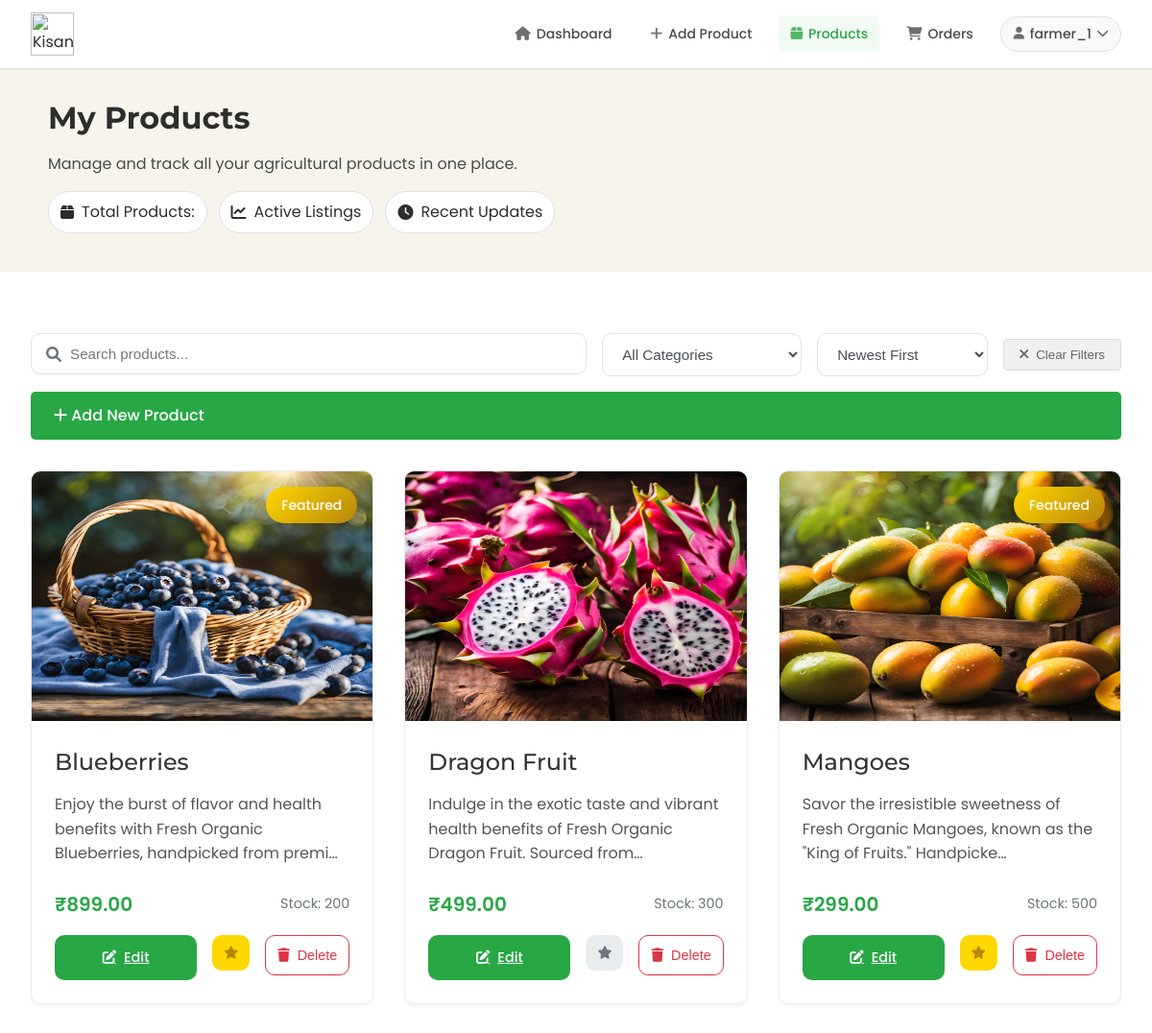
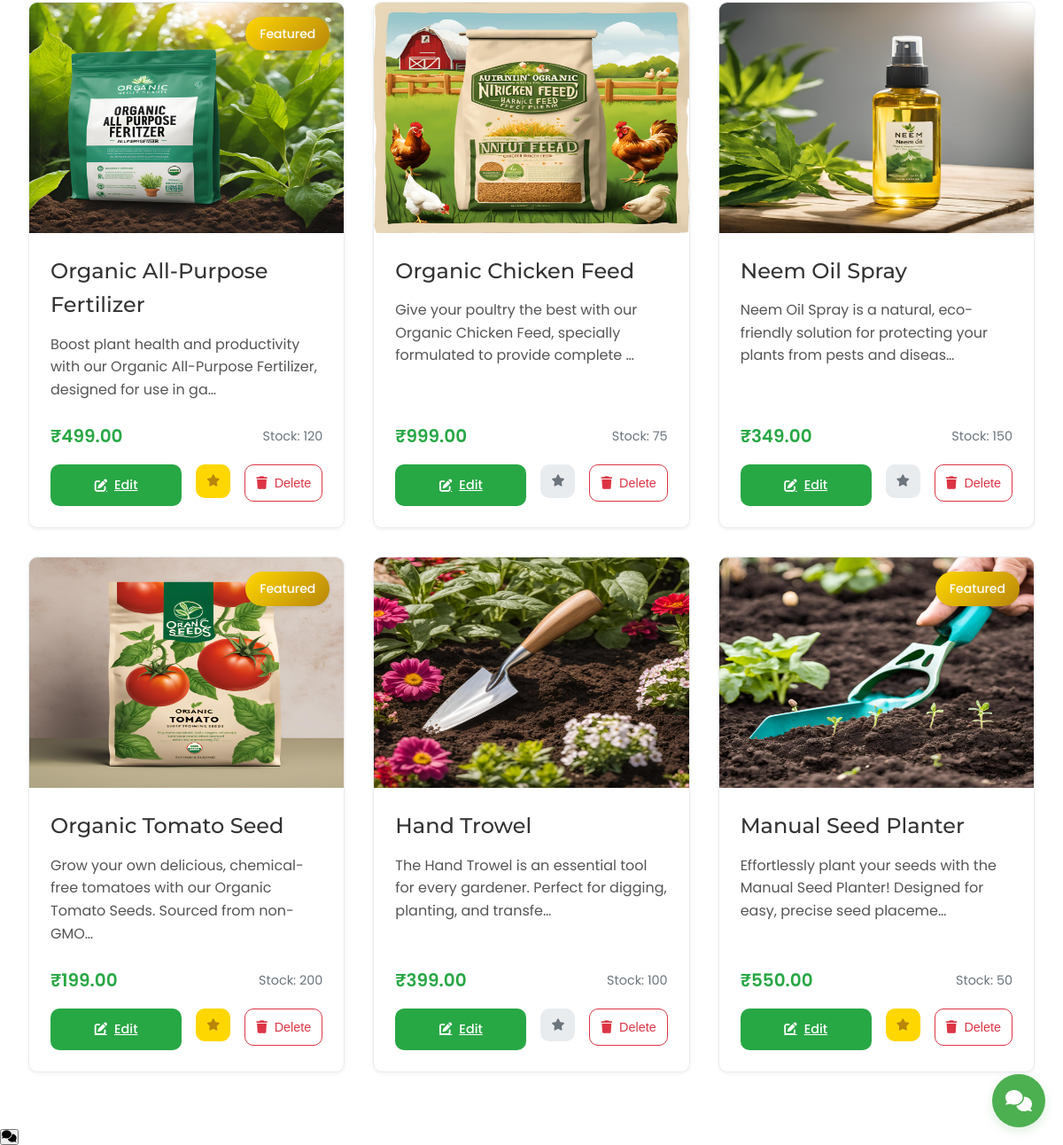
Page /products/my_products/ (signed in) on the committed database (2 pictures, top to bottom).
### product_app/models.py (models this page shows, shortened)
class Product(models.Model):
    CATEGORY_CHOICES = [
        ('vegetables', 'Vegetables'),
        ('fruits', 'Fruits'),
        ('grains', 'Grains'),
        ('dairy', 'Dairy'),
        ('tools', 'Tools & Equipment'),
        ('seeds', 'Seeds & Saplings'),
        ('pesticides', 'Pesticides & Fertilizers'),
        ('organic', 'Organic Products'),
        ('livestock', 'Livestock & Feed'),
        ('other', 'Other')
    ]
    name = models.CharField(max_length=200)
    category = models.CharField(max_length=100, choices=CATEGORY_CHOICES, default='other')
    price = models.DecimalField(max_digits=10, decimal_places=2)
    quantity = models.IntegerField()
    description = models.TextField()
    image = models.ImageField(
        upload_to='products/',
        null=True,
        blank=True
    )
    farmer = models.ForeignKey(User, on_delete=models.CASCADE)
    created_at = models.DateTimeField(auto_now_add=True)
    updated_at = models.DateTimeField(auto_now=True)
    is_featured = models.BooleanField(default=False)
    is_deleted = models.BooleanField(default=False)
    def get_image_url(self):
        if self.image and hasattr(self.image, 'url'):
            return self.image.url
        return static('images/default_product.jpg')

### product_app/views.py (the view)
# urls.py: path('my_products/', my_products, name='my_products'),
@login_required
def my_products(request):
    category = request.GET.get('category', '')
    search_query = request.GET.get('search', '').strip()
    sort_by = request.GET.get('sort', 'newest')
    products = Product.objects.filter(farmer=request.user, is_deleted=False)
    if category:
        products = products.filter(category=category)
    if search_query:
        products = products.filter(
            Q(name__icontains=search_query) |
            Q(description__icontains=search_query)
        )
    if sort_by == 'newest':
        products = products.order_by('-created_at')
    elif sort_by == 'oldest':
        products = products.order_by('created_at')
    elif sort_by == 'price-high':
        products = products.order_by('-price')
    elif sort_by == 'price-low':
        products = products.order_by('price')
    paginator = Paginator(products, 12)
    page = request.GET.get('page', 1)
    products = paginator.get_page(page)
    context = {
        'products': products,
        'current_category': category,
        'current_sort': sort_by,
        'search_query': search_query,
        'PRODUCT_CATEGORIES': Product.CATEGORY_CHOICES,
    }
    return render(request, 'my_products.html', context)

### customer_app/context_processors.py (called while the page is built, shortened)
def wishlist_and_cart_counts(request):
    if request.user.is_authenticated:
        cart_items = CartItem.objects.filter(user=request.user).select_related('product')
        wishlist_items = Wishlist.objects.filter(user=request.user)
        return {
            'cart_items_count': cart_items.count(),
            'cart_total': sum(item.total_price for item in cart_items),
            'wishlist_count': wishlist_items.count(),
            'wishlist_product_ids': set(item.product_id for item in wishlist_items)
        }

def wishlist_status(request):
    if request.user.is_authenticated:
        wishlist_items = Wishlist.objects.filter(user=request.user).select_related('product')
        return {
            'wishlist_product_ids': set(item.product.id for item in wishlist_items),
            'wishlist_products': [item.product for item in wishlist_items]
        }
    return {
        'wishlist_product_ids': set(),
        'wishlist_products': []
    }

def product_categories(request):
    CATEGORY_ICONS = {
        'vegetables': 'fa-carrot',
        'fruits': 'fa-apple-alt',
        'grains': 'fa-wheat',
        'dairy': 'fa-cheese',
        'tools': 'fa-tools',
        'seeds': 'fa-seedling',
        'pesticides': 'fa-spray-can',
        'organic': 'fa-leaf',
        'livestock': 'fa-cow',
        'other': 'fa-box'
    }
    return {
        'PRODUCT_CATEGORIES': Product.CATEGORY_CHOICES,
        'CATEGORY_ICONS': CATEGORY_ICONS
    }

### product_app/templates/my_products.html (shortened to what this page needs)
{% load static %}
{% load custom_filters %}
{% block extra_css %}
    <link rel="stylesheet" type="text/css" href="{% static 'css/farmerdesign.css' %}">
    <link rel="stylesheet" type="text/css" href="{% static 'css/my_product.css' %}">
    <link rel="stylesheet" href="https://cdnjs.cloudflare.com/ajax/libs/font-awesome/6.0.0/css/all.min.css">
    <link rel="stylesheet" href="{% static 'css/chat_widget.css' %}">
{% endblock %}
{% block content %}
    <header class="header">
        <div class="logo">
            <img src="{% static 'images/kisan_vishwa_logo.png' %}" alt="Kisan Vishwa Logo">
        </div>
        {% include 'NavBar/FarmerNavBar.html' %}
    </header>
    <section class="hero">
        <div class="hero-content">
            <h1>My Products</h1>
            <p>Manage and track all your agricultural products in one place.</p>
            <div class="hero-features">
                <span class="feature"><i class="fas fa-box"></i> Total Products: {{ products.count }}</span>
                <span class="feature"><i class="fas fa-chart-line"></i> Active Listings</span>
                <span class="feature"><i class="fas fa-clock"></i> Recent Updates</span>
            </div>
        </div>
    </section>
    <main class="main-content">
        <div class="products-controls">
            <div class="search-filter">
                <div class="search-box">
                    <i class="fas fa-search"></i>
                    <input type="text"
                           id="searchInput"
                           placeholder="Search products..."
                           value="{{ search_query|default:'' }}">
                </div>
                <div class="filter-options">
                    <select id="categoryFilter" class="filter-select">
                        <option value="">All Categories</option>
                    </select>
                    <select id="sortFilter" class="filter-select">
                        <option value="newest" {% if current_sort == 'newest' %}selected{% endif %}>Newest First</option>
                    </select>
                    <button id="clearFilters" class="clear-filters-btn">
                        <i class="fas fa-times"></i> Clear Filters
                    </button>
                </div>
            </div>
            <a href="{% url 'add_product' %}" class="add-product-btn">
                <i class="fas fa-plus"></i> Add New Product
            </a>
        </div>
        <div id="productsGrid" class="products-grid">
            {% include 'product_grid_partial.html' with products=products %}
        </div>
    </main>
<div id="chat-widget-container">
    {% include 'chatbot_app/chat_widget.html' %}
</div>
<div class="chat-widget">
    <button class="chat-toggle"
        {% if request.user.is_authenticated %}
            hx-get="{% url 'chatbot_app:toggle_chat' %}"
            hx-target="#chat-container"
            hx-swap="innerHTML"
        {% else %}
            onclick="window.location.href='/login/?next={{ request.path }}'"
        {% endif %}>
        <i class="fas fa-comments"></i>
    </button>
</div>
{% endblock %}

### templates/NavBar/FarmerNavBar.html (shortened to what this page needs)
{% load static %}
{% if user.is_authenticated and user.farmerprofile %}
<nav class="nav-menu">
    <ul class="nav-links">
        <li>
            <a href="{% url 'farmer_dashboard' %}" class="nav-link {% if request.resolver_match.url_name == 'farmer_dashboard' %}active{% endif %}">
                <i class="fas fa-home"></i>
                <span>Dashboard</span>
            </a>
        </li>
        <li>
            <a href="{% url 'add_product' %}" class="nav-link {% if request.resolver_match.url_name == 'add_product' %}active{% endif %}">
                <i class="fas fa-plus"></i>
                <span>Add Product</span>
            </a>
        </li>
        <li>
            <a href="{% url 'my_products' %}" class="nav-link {% if request.resolver_match.url_name == 'my_products' %}active{% endif %}">
                <i class="fas fa-box"></i>
                <span>Products</span>
            </a>
        </li>
        <li>
            <a href="#" class="nav-link">
                <i class="fas fa-shopping-cart"></i>
                <span>Orders</span>
            </a>
        </li>
        <li class="profile-menu">
            <a href="#" class="nav-link profile-toggle">
                <i class="fas fa-user"></i>
                <span>{{ user.username|truncatechars:12 }}</span>
                <i class="fas fa-chevron-down"></i>
            </a>
        </li>
    </ul>
</nav>
{% endif %}

### product_app/templates/product_grid_partial.html (shortened to what this page needs)
{% load static %}
{% for product in products %}
    <div class="product-card" data-category="{{ product.category }}">
        <div class="product-image">
            <img src="{{ product.get_image_url }}" alt="{{ product.name }}" loading="lazy">
            {% if product.is_featured %}
                <div class="featured-badge">Featured</div>
            {% endif %}
        </div>
        <div class="product-content">
            <h3 class="product-title">{{ product.name }}</h3>
            <p class="product-description">{{ product.description|truncatechars:100 }}</p>
            <div class="product-details">
                <span class="price">₹{{ product.price }}</span>
                <span class="stock">Stock: {{ product.quantity }}</span>
            </div>
            <div class="product-actions">
                <a href="{% url 'edit_product' product.id %}" class="edit-btn">
                    <i class="fas fa-edit"></i> Edit
                </a>
                <form method="POST" action="{% url 'toggle_featured' product.id %}" class="d-inline">
                    <button type="submit" class="featured-btn {% if product.is_featured %}active{% endif %}">
                        <i class="fas fa-star"></i>
                    </button>
                </form>
                <form method="POST" action="{% url 'delete_product' product.id %}" class="d-inline delete-form">
                    <button type="submit" class="delete-btn" onclick="return confirmDelete(event, '{{ product.name }}')">
                        <i class="fas fa-trash"></i> Delete
                    </button>
                </form>
            </div>
        </div>
    </div>
{% endfor %}

### static/css/farmerdesign.css (style rules this page uses)
* { margin: 0; padding: 0; box-sizing: border-box; }
.header { background-color: var(--white); padding: 0.8rem 2rem; display: flex; justify-content: space-between; align-items: center; border-bottom: 1px solid #E5E0D8; box-shadow: none; position: sticky; top: 0; z-index: 1000; }
.logo img { height: 45px; width: auto; transition: transform 0.2s ease; }
.nav-menu { display: flex; align-items: center; height: 45px; }
.nav-links { display: flex; list-style: none; gap: 1rem; margin: 0; padding: 0; align-items: center; }
.nav-link { color: var(--text-gray); text-decoration: none; font-family: 'Poppins', sans-serif; font-size: 0.875rem; font-weight: 500; padding: 0.5rem 0.75rem; border-radius: 4px; transition: all 0.2s ease; display: flex; align-items: center; gap: 6px; }
.nav-link i { font-size: 0.9rem; opacity: 0.8; }
.profile-menu { position: relative; }
.profile-menu .nav-link { display: flex; align-items: center; gap: 6px; background-color: var(--light-gray); padding: 0.4rem 0.8rem; border-radius: 25px; border: 1px solid var(--border-color); }
.profile-menu .nav-link i { font-size: 0.8rem; transition: transform 0.2s ease; }
.main-content { max-width: 1600px; margin: 2rem auto; padding: 0 2rem; }
.read-more-btn, .add-product-btn { display: inline-block; padding: 0.75rem 1.5rem; background-color: var(--forest-green); color: var(--white); text-decoration: none; border-radius: 5px; transition: background-color 0.3s; border: none; cursor: pointer; font-weight: 500; width: 100%; }
.hero { position: relative; padding: 25px 50px; background-color: #F7F5EB; color: var(--text-primary); display: flex; justify-content: space-between; align-items: center; margin-bottom: 2rem; overflow: hidden; }
.hero-content { max-width: 600px; z-index: 2; }
.hero h1 { font-family: 'Montserrat', sans-serif; font-size: 2rem; font-weight: 700; margin-bottom: 10px; color: var(--text-primary); }
.hero p { font-size: 1rem; font-weight: 400; margin-bottom: 1rem; color: var(--text-gray); }
.hero-features { display: flex; gap: 12px; margin-bottom: 15px; flex-wrap: wrap; }
.feature { display: flex; align-items: center; gap: 8px; background-color: var(--white); border: 1px solid var(--border-color); padding: 8px 12px; border-radius: 25px; transition: all 0.3s ease; color: var(--text-primary); }
.nav-link.active { color: var(--forest-green); background-color: rgba(40, 167, 69, 0.06); font-weight: 500; }
.header { background-color: var(--white); padding: 0.8rem 2rem; box-shadow: 0 1px 4px rgba(0, 0, 0, 0.03); }
.nav-links { gap: 1rem; }
.nav-link { font-size: 0.875rem; padding: 0.5rem 0.75rem; border-radius: 4px; display: flex; align-items: center; gap: 6px; color: var(--text-gray); }
.profile-menu .nav-link { background-color: var(--light-gray); border: 1px solid var(--border-color); padding: 0.4rem 0.8rem; }
.nav-link.active { background-color: rgba(40, 167, 69, 0.06); font-weight: 500; }

### rows in the picture
Product: get_image_url (picture), is_featured "Featured", name "Blueberries", description "Enjoy the burst of flavor and health benefits with Fresh Organic Blueberries, handpicked from premi…", price "899.00", quantity "200"
Product: get_image_url (picture), name "Dragon Fruit", description "Indulge in the exotic taste and vibrant health benefits of Fresh Organic Dragon Fruit. Sourced from…", price "499.00", quantity "300"
Product: get_image_url (picture), is_featured "Featured", name "Mangoes", description "Savor the irresistible sweetness of Fresh Organic Mangoes, known as the \"King of Fruits.\" Handpicke…", price "299.00", quantity "500"
Product: get_image_url (picture), is_featured "Featured", name "Organic All-Purpose Fertilizer", description "Boost plant health and productivity with our Organic All-Purpose Fertilizer, designed for use in ga…", price "499.00", quantity "120"
Product: get_image_url (picture), name "Organic Chicken Feed", description "Give your poultry the best with our Organic Chicken Feed, specially formulated to provide complete …", price "999.00", quantity "75"
Product: get_image_url (picture), name "Neem Oil Spray", description "Neem Oil Spray is a natural, eco-friendly solution for protecting your plants from pests and diseas…", price "349.00", quantity "150"
Product: get_image_url (picture), is_featured "Featured", name "Organic Tomato Seed", description "Grow your own delicious, chemical-free tomatoes with our Organic Tomato Seeds. Sourced from non-GMO…", price "199.00", quantity "200"
Product: get_image_url (picture), name "Hand Trowel", description "The Hand Trowel is an essential tool for every gardener. Perfect for digging, planting, and transfe…", price "399.00", quantity "100"
Product: get_image_url (picture), is_featured "Featured", name "Manual Seed Planter", description "Effortlessly plant your seeds with the Manual Seed Planter! Designed for easy, precise seed placeme…", price "550.00", quantity "50"

### other values in the picture
{{ user.username|truncatechars:12 }} "farmer_1"
